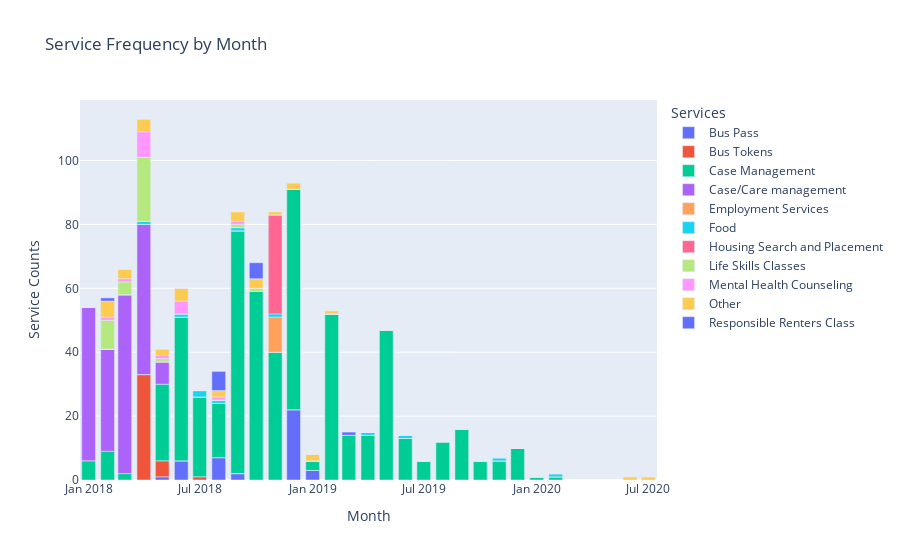

Write notebook code for a chart like this one.
### Code cell
fig = px.bar(pd.crosstab(data["month"],data["service_description"]),
             labels={"month": "Month", "value": "Service Counts", "service_description": "Services"},
             title="Service Frequency by Month")

fig.show()

### Figure 1 — Plotly figure (JSON) as saved in the notebook; plotly's stock layout.template omitted (floating-point values rounded to 4 significant figures)
{"data": [{"alignmentgroup": "True", "hovertemplate": "Services=Bus Pass<br>Month=%{x}<br>Service Counts=%{y}<extra></extra>", "legendgroup": "Bus Pass", "marker": {"color": "#636efa", "pattern": {"shape": ""}}, "name": "Bus Pass", "offsetgroup": "Bus Pass", "orientation": "v", "showlegend": true, "textposition": "auto", "type": "bar", "x": ["2018-01", "2018-02", "2018-03", "2018-04", "2018-05", "2018-06", "2018-07", "2018-08", "2018-09", "2018-10", "2018-11", "2018-12", "2019-01", "2019-02", "2019-03", "2019-04", "2019-05", "2019-06", "2019-07", "2019-08", "2019-09", "2019-10", "2019-11", "2019-12", "2020-01", "2020-02", "2020-06", "2020-07"], "xaxis": "x", "y": [0, 0, 0, 0, 1, 6, 0, 7, 2, 0, 0, 22, 3, 0, 0, 0, 0, 0, 0, 0, 0, 0, 0, 0, 0, 0, 0, 0], "yaxis": "y"}, {"alignmentgroup": "True", "hovertemplate": "Services=Bus Tokens<br>Month=%{x}<br>Service Counts=%{y}<extra></extra>", "legendgroup": "Bus Tokens", "marker": {"color": "#EF553B", "pattern": {"shape": ""}}, "name": "Bus Tokens", "offsetgroup": "Bus Tokens", "orientation": "v", "showlegend": true, "textposition": "auto", "type": "bar", "x": ["2018-01", "2018-02", "2018-03", "2018-04", "2018-05", "2018-06", "2018-07", "2018-08", "2018-09", "2018-10", "2018-11", "2018-12", "2019-01", "2019-02", "2019-03", "2019-04", "2019-05", "2019-06", "2019-07", "2019-08", "2019-09", "2019-10", "2019-11", "2019-12", "2020-01", "2020-02", "2020-06", "2020-07"], "xaxis": "x", "y": [0, 0, 0, 33, 5, 0, 1, 0, 0, 0, 0, 0, 0, 0, 0, 0, 0, 0, 0, 0, 0, 0, 0, 0, 0, 0, 0, 0], "yaxis": "y"}, {"alignmentgroup": "True", "hovertemplate": "Services=Case Management<br>Month=%{x}<br>Service Counts=%{y}<extra></extra>", "legendgroup": "Case Management", "marker": {"color": "#00cc96", "pattern": {"shape": ""}}, "name": "Case Management", "offsetgroup": "Case Management", "orientation": "v", "showlegend": true, "textposition": "auto", "type": "bar", "x": ["2018-01", "2018-02", "2018-03", "2018-04", "2018-05", "2018-06", "2018-07", "2018-08", "2018-09", "2018-10", "2018-11", "2018-12", "2019-01", "2019-02", "2019-03", "2019-04", "2019-05", "2019-06", "2019-07", "2019-08", "2019-09", "2019-10", "2019-11", "2019-12", "2020-01", "2020-02", "2020-06", "2020-07"], "xaxis": "x", "y": [6, 9, 2, 0, 24, 45, 25, 17, 76, 59, 40, 69, 3, 52, 14, 14, 47, 13, 6, 12, 16, 6, 6, 10, 1, 1, 0, 0], "yaxis": "y"}, {"alignmentgroup": "True", "hovertemplate": "Services=Case/Care management<br>Month=%{x}<br>Service Counts=%{y}<extra></extra>", "legendgroup": "Case/Care management", "marker": {"color": "#ab63fa", "pattern": {"shape": ""}}, "name": "Case/Care management", "offsetgroup": "Case/Care management", "orientation": "v", "showlegend": true, "textposition": "auto", "type": "bar", "x": ["2018-01", "2018-02", "2018-03", "2018-04", "2018-05", "2018-06", "2018-07", "2018-08", "2018-09", "2018-10", "2018-11", "2018-12", "2019-01", "2019-02", "2019-03", "2019-04", "2019-05", "2019-06", "2019-07", "2019-08", "2019-09", "2019-10", "2019-11", "2019-12", "2020-01", "2020-02", "2020-06", "2020-07"], "xaxis": "x", "y": [48, 32, 56, 47, 7, 0, 0, 0, 0, 0, 0, 0, 0, 0, 0, 0, 0, 0, 0, 0, 0, 0, 0, 0, 0, 0, 0, 0], "yaxis": "y"}, {"alignmentgroup": "True", "hovertemplate": "Services=Employment Services<br>Month=%{x}<br>Service Counts=%{y}<extra></extra>", "legendgroup": "Employment Services", "marker": {"color": "#FFA15A", "pattern": {"shape": ""}}, "name": "Employment Services", "offsetgroup": "Employment Services", "orientation": "v", "showlegend": true, "textposition": "auto", "type": "bar", "x": ["2018-01", "2018-02", "2018-03", "2018-04", "2018-05", "2018-06", "2018-07", "2018-08", "2018-09", "2018-10", "2018-11", "2018-12", "2019-01", "2019-02", "2019-03", "2019-04", "2019-05", "2019-06", "2019-07", "2019-08", "2019-09", "2019-10", "2019-11", "2019-12", "2020-01", "2020-02", "2020-06", "2020-07"], "xaxis": "x", "y": [0, 0, 0, 0, 0, 0, 0, 0, 0, 0, 11, 0, 0, 0, 0, 0, 0, 0, 0, 0, 0, 0, 0, 0, 0, 0, 0, 0], "yaxis": "y"}, {"alignmentgroup": "True", "hovertemplate": "Services=Food<br>Month=%{x}<br>Service Counts=%{y}<extra></extra>", "legendgroup": "Food", "marker": {"color": "#19d3f3", "pattern": {"shape": ""}}, "name": "Food", "offsetgroup": "Food", "orientation": "v", "showlegend": true, "textposition": "auto", "type": "bar", "x": ["2018-01", "2018-02", "2018-03", "2018-04", "2018-05", "2018-06", "2018-07", "2018-08", "2018-09", "2018-10", "2018-11", "2018-12", "2019-01", "2019-02", "2019-03", "2019-04", "2019-05", "2019-06", "2019-07", "2019-08", "2019-09", "2019-10", "2019-11", "2019-12", "2020-01", "2020-02", "2020-06", "2020-07"], "xaxis": "x", "y": [0, 0, 0, 1, 0, 1, 2, 1, 1, 0, 1, 0, 0, 0, 0, 1, 0, 1, 0, 0, 0, 0, 1, 0, 0, 1, 0, 0], "yaxis": "y"}, {"alignmentgroup": "True", "hovertemplate": "Services=Housing Search and Placement<br>Month=%{x}<br>Service Counts=%{y}<extra></extra>", "legendgroup": "Housing Search and Placement", "marker": {"color": "#FF6692", "pattern": {"shape": ""}}, "name": "Housing Search and Placement", "offsetgroup": "Housing Search and Placement", "orientation": "v", "showlegend": true, "textposition": "auto", "type": "bar", "x": ["2018-01", "2018-02", "2018-03", "2018-04", "2018-05", "2018-06", "2018-07", "2018-08", "2018-09", "2018-10", "2018-11", "2018-12", "2019-01", "2019-02", "2019-03", "2019-04", "2019-05", "2019-06", "2019-07", "2019-08", "2019-09", "2019-10", "2019-11", "2019-12", "2020-01", "2020-02", "2020-06", "2020-07"], "xaxis": "x", "y": [0, 0, 0, 0, 0, 0, 0, 0, 0, 0, 31, 0, 0, 0, 0, 0, 0, 0, 0, 0, 0, 0, 0, 0, 0, 0, 0, 0], "yaxis": "y"}, {"alignmentgroup": "True", "hovertemplate": "Services=Life Skills Classes<br>Month=%{x}<br>Service Counts=%{y}<extra></extra>", "legendgroup": "Life Skills Classes", "marker": {"color": "#B6E880", "pattern": {"shape": ""}}, "name": "Life Skills Classes", "offsetgroup": "Life Skills Classes", "orientation": "v", "showlegend": true, "textposition": "auto", "type": "bar", "x": ["2018-01", "2018-02", "2018-03", "2018-04", "2018-05", "2018-06", "2018-07", "2018-08", "2018-09", "2018-10", "2018-11", "2018-12", "2019-01", "2019-02", "2019-03", "2019-04", "2019-05", "2019-06", "2019-07", "2019-08", "2019-09", "2019-10", "2019-11", "2019-12", "2020-01", "2020-02", "2020-06", "2020-07"], "xaxis": "x", "y": [0, 9, 4, 20, 1, 0, 0, 0, 1, 1, 0, 0, 0, 0, 0, 0, 0, 0, 0, 0, 0, 0, 0, 0, 0, 0, 0, 0], "yaxis": "y"}, {"alignmentgroup": "True", "hovertemplate": "Services=Mental Health Counseling<br>Month=%{x}<br>Service Counts=%{y}<extra></extra>", "legendgroup": "Mental Health Counseling", "marker": {"color": "#FF97FF", "pattern": {"shape": ""}}, "name": "Mental Health Counseling", "offsetgroup": "Mental Health Counseling", "orientation": "v", "showlegend": true, "textposition": "auto", "type": "bar", "x": ["2018-01", "2018-02", "2018-03", "2018-04", "2018-05", "2018-06", "2018-07", "2018-08", "2018-09", "2018-10", "2018-11", "2018-12", "2019-01", "2019-02", "2019-03", "2019-04", "2019-05", "2019-06", "2019-07", "2019-08", "2019-09", "2019-10", "2019-11", "2019-12", "2020-01", "2020-02", "2020-06", "2020-07"], "xaxis": "x", "y": [0, 1, 1, 8, 1, 4, 0, 1, 1, 0, 0, 0, 0, 0, 0, 0, 0, 0, 0, 0, 0, 0, 0, 0, 0, 0, 0, 0], "yaxis": "y"}, {"alignmentgroup": "True", "hovertemplate": "Services=Other<br>Month=%{x}<br>Service Counts=%{y}<extra></extra>", "legendgroup": "Other", "marker": {"color": "#FECB52", "pattern": {"shape": ""}}, "name": "Other", "offsetgroup": "Other", "orientation": "v", "showlegend": true, "textposition": "auto", "type": "bar", "x": ["2018-01", "2018-02", "2018-03", "2018-04", "2018-05", "2018-06", "2018-07", "2018-08", "2018-09", "2018-10", "2018-11", "2018-12", "2019-01", "2019-02", "2019-03", "2019-04", "2019-05", "2019-06", "2019-07", "2019-08", "2019-09", "2019-10", "2019-11", "2019-12", "2020-01", "2020-02", "2020-06", "2020-07"], "xaxis": "x", "y": [0, 5, 3, 4, 2, 4, 0, 2, 3, 3, 1, 2, 2, 1, 0, 0, 0, 0, 0, 0, 0, 0, 0, 0, 0, 0, 1, 1], "yaxis": "y"}, {"alignmentgroup": "True", "hovertemplate": "Services=Responsible Renters Class<br>Month=%{x}<br>Service Counts=%{y}<extra></extra>", "legendgroup": "Responsible Renters Class", "marker": {"color": "#636efa", "pattern": {"shape": ""}}, "name": "Responsible Renters Class", "offsetgroup": "Responsible Renters Class", "orientation": "v", "showlegend": true, "textposition": "auto", "type": "bar", "x": ["2018-01", "2018-02", "2018-03", "2018-04", "2018-05", "2018-06", "2018-07", "2018-08", "2018-09", "2018-10", "2018-11", "2018-12", "2019-01", "2019-02", "2019-03", "2019-04", "2019-05", "2019-06", "2019-07", "2019-08", "2019-09", "2019-10", "2019-11", "2019-12", "2020-01", "2020-02", "2020-06", "2020-07"], "xaxis": "x", "y": [0, 1, 0, 0, 0, 0, 0, 6, 0, 5, 0, 0, 0, 0, 1, 0, 0, 0, 0, 0, 0, 0, 0, 0, 0, 0, 0, 0], "yaxis": "y"}], "layout": {"barmode": "relative", "legend": {"title": {"text": "Services"}, "tracegroupgap": 0}, "title": {"text": "Service Frequency by Month"}, "xaxis": {"anchor": "y", "domain": [0, 1], "title": {"text": "Month"}}, "yaxis": {"anchor": "x", "domain": [0, 1], "title": {"text": "Service Counts"}}}}
